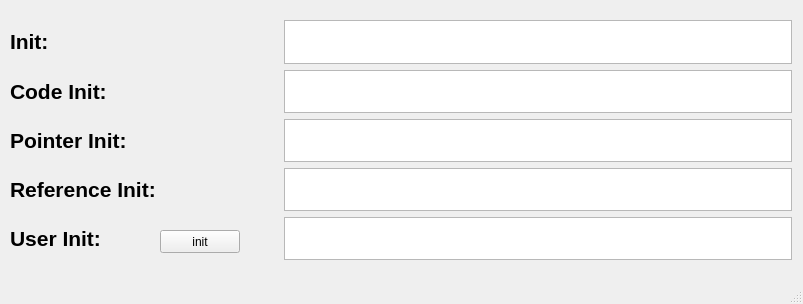
<?xml version="1.0" encoding="UTF-8"?>
<ui version="4.0">
 <class>MainWindow</class>
 <widget class="QMainWindow" name="MainWindow">
  <property name="geometry">
   <rect>
    <x>0</x>
    <y>0</y>
    <width>803</width>
    <height>304</height>
   </rect>
  </property>
  <property name="windowTitle">
   <string>MainWindow</string>
  </property>
  <widget class="QWidget" name="centralwidget">
   <widget class="QTextBrowser" name="textBrowser">
    <property name="geometry">
     <rect>
      <x>284</x>
      <y>20</y>
      <width>508</width>
      <height>44</height>
     </rect>
    </property>
   </widget>
   <widget class="QTextBrowser" name="textBrowser_5">
    <property name="geometry">
     <rect>
      <x>284</x>
      <y>217</y>
      <width>508</width>
      <height>43</height>
     </rect>
    </property>
   </widget>
   <widget class="QLabel" name="label_4">
    <property name="geometry">
     <rect>
      <x>10</x>
      <y>168</y>
      <width>268</width>
      <height>43</height>
     </rect>
    </property>
    <property name="text">
     <string>&lt;html&gt;&lt;head/&gt;&lt;body&gt;&lt;p&gt;&lt;span style=&quot; font-size:16pt; font-weight:700;&quot;&gt;Reference Init: &lt;/span&gt;&lt;/p&gt;&lt;/body&gt;&lt;/html&gt;</string>
    </property>
   </widget>
   <widget class="QTextBrowser" name="textBrowser_3">
    <property name="geometry">
     <rect>
      <x>284</x>
      <y>119</y>
      <width>508</width>
      <height>43</height>
     </rect>
    </property>
   </widget>
   <widget class="QLabel" name="label_2">
    <property name="geometry">
     <rect>
      <x>10</x>
      <y>70</y>
      <width>182</width>
      <height>43</height>
     </rect>
    </property>
    <property name="text">
     <string>&lt;html&gt;&lt;head/&gt;&lt;body&gt;&lt;p&gt;&lt;span style=&quot; font-size:16pt; font-weight:700;&quot;&gt;Code Init: &lt;/span&gt;&lt;/p&gt;&lt;/body&gt;&lt;/html&gt;</string>
    </property>
   </widget>
   <widget class="QTextBrowser" name="textBrowser_2">
    <property name="geometry">
     <rect>
      <x>284</x>
      <y>70</y>
      <width>508</width>
      <height>43</height>
     </rect>
    </property>
   </widget>
   <widget class="QPushButton" name="pushButton">
    <property name="geometry">
     <rect>
      <x>160</x>
      <y>230</y>
      <width>80</width>
      <height>23</height>
     </rect>
    </property>
    <property name="text">
     <string>init</string>
    </property>
   </widget>
   <widget class="QLabel" name="label_5">
    <property name="geometry">
     <rect>
      <x>10</x>
      <y>217</y>
      <width>96</width>
      <height>43</height>
     </rect>
    </property>
    <property name="text">
     <string>&lt;html&gt;&lt;head/&gt;&lt;body&gt;&lt;p&gt;&lt;span style=&quot; font-size:16pt; font-weight:700;&quot;&gt;User Init: &lt;/span&gt;&lt;/p&gt;&lt;/body&gt;&lt;/html&gt;</string>
    </property>
   </widget>
   <widget class="QLabel" name="label_3">
    <property name="geometry">
     <rect>
      <x>10</x>
      <y>119</y>
      <width>182</width>
      <height>43</height>
     </rect>
    </property>
    <property name="text">
     <string>&lt;html&gt;&lt;head/&gt;&lt;body&gt;&lt;p&gt;&lt;span style=&quot; font-size:16pt; font-weight:700;&quot;&gt;Pointer Init: &lt;/span&gt;&lt;/p&gt;&lt;/body&gt;&lt;/html&gt;</string>
    </property>
   </widget>
   <widget class="QLabel" name="label">
    <property name="geometry">
     <rect>
      <x>10</x>
      <y>20</y>
      <width>96</width>
      <height>44</height>
     </rect>
    </property>
    <property name="text">
     <string>&lt;html&gt;&lt;head/&gt;&lt;body&gt;&lt;p&gt;&lt;span style=&quot; font-size:16pt; font-weight:700;&quot;&gt;Init: &lt;/span&gt;&lt;/p&gt;&lt;/body&gt;&lt;/html&gt;</string>
    </property>
   </widget>
   <widget class="QTextBrowser" name="textBrowser_4">
    <property name="geometry">
     <rect>
      <x>284</x>
      <y>168</y>
      <width>508</width>
      <height>43</height>
     </rect>
    </property>
   </widget>
  </widget>
  <widget class="QMenuBar" name="menubar">
   <property name="geometry">
    <rect>
     <x>0</x>
     <y>0</y>
     <width>803</width>
     <height>20</height>
    </rect>
   </property>
  </widget>
  <widget class="QStatusBar" name="statusbar"/>
 </widget>
 <resources/>
 <connections/>
</ui>
